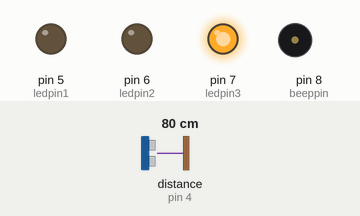
Simulated run of this sketch. Board: Arduino Uno, built with avr-gcc and run on an emulated ATmega328P. Parts: output pins drawn as LEDs (lit = HIGH), buzzer (waves = sounding). Wiring (inferred from the names in the program): ultrasonic range finder: trigger pin 3; echo pin 4. The test bench sets the inputs (shaded band); at power-on: distance to the obstacle (sensor on pin 4) 80 cm. The echo pulse lasts 58.3 µs per cm; pins used as bus, display or sensor lines are not drawn; what the sketch prints to the serial monitor is not drawn.

Above: at 1.2 s.
1.3 s: distance to the obstacle (sensor on pin 4) set to 33 cm
3.4 s: distance to the obstacle (sensor on pin 4) set to 27 cm
At 3.8 s:
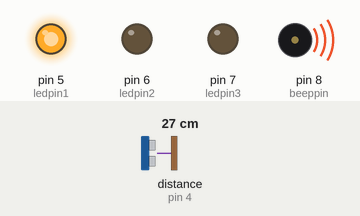
6.4 s: distance to the obstacle (sensor on pin 4) set to 23 cm
9.4 s: distance to the obstacle (sensor on pin 4) set to 18 cm
At 9.69 s:
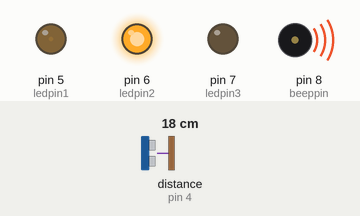
Timing chart, 0 to 13.4 s (numbered marks = the images above; inputs shaded):
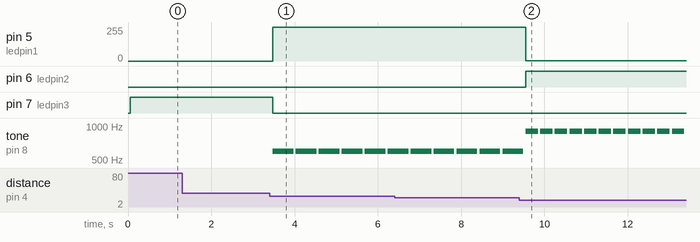

Measured:
- the behaviour switches between 32 and 31 cm on distance to the obstacle (sensor on pin 4) (found by bisection; images 0 and 1)
- the behaviour switches between 21 and 20 cm on distance to the obstacle (sensor on pin 4) (found by bisection; images 1 and 2)
- after the input at 1.3 s, every drawn part: stays the same
- after the input at 3.4 s, pin 5 (ledpin1): 0/255 → 255/255 after 0.08 s; pin 7 (ledpin3): HIGH → LOW after 0.08 s; tone on pin 8 (beeppin): alternates 600 Hz for 0.50 s and silent for 0.05 s, starting after 0.08 s
- after the input at 9.4 s, pin 5 (ledpin1): 255/255 → 2/255 after 0.15 s; pin 6 (ledpin2): LOW → HIGH after 0.15 s; tone on pin 8 (beeppin): alternates 900 Hz for 0.30 s and silent for 0.05 s, starting after 0.15 s

The sketch:

________.ino
```cpp
const int TrigPin = 3;
const int EchoPin = 4;

int ledpin1 = 5;
int ledpin2 = 6;
int ledpin3 = 7;
int beeppin = 8;
int i = 0;


void setup ()
{
  Serial.begin(9600);
  pinMode(EchoPin, INPUT);
  pinMode(TrigPin, OUTPUT);
  pinMode(ledpin1,OUTPUT);
  pinMode(ledpin2,OUTPUT);
  pinMode(ledpin3,OUTPUT);
  pinMode(beeppin,OUTPUT);
}


void loop()
{
  digitalWrite(TrigPin, LOW);
  delayMicroseconds(2);
  digitalWrite(TrigPin, HIGH);
  delayMicroseconds(10);
  digitalWrite(TrigPin, LOW);
  int distance = pulseIn(EchoPin, HIGH);
  distance= distance/58;
  Serial.write(distance);
  delay(50);

  if(distance<20)
  {
    setColor(0, 255, 2);
    buzzer1();
  }
  else if (distance<=30)
  {
    setColor(0, 0, 255);
    buzzer2();
  }
  else
  {
    setColor(255, 0, 0);
    buzzer3();
  }
}


void buzzer1()
{
  tone(beeppin,900);
  delay(300);
  noTone(beeppin);
}

void buzzer2()
{
  tone(beeppin,600);
  delay(500);
  noTone(beeppin);
}

void buzzer3()
{

    noTone(beeppin);
  i++;
}

void setColor(int red, int green, int blue)
{
  analogWrite(ledpin3, red);
  analogWrite(ledpin2, green);
  analogWrite(ledpin1, blue);
}
```
